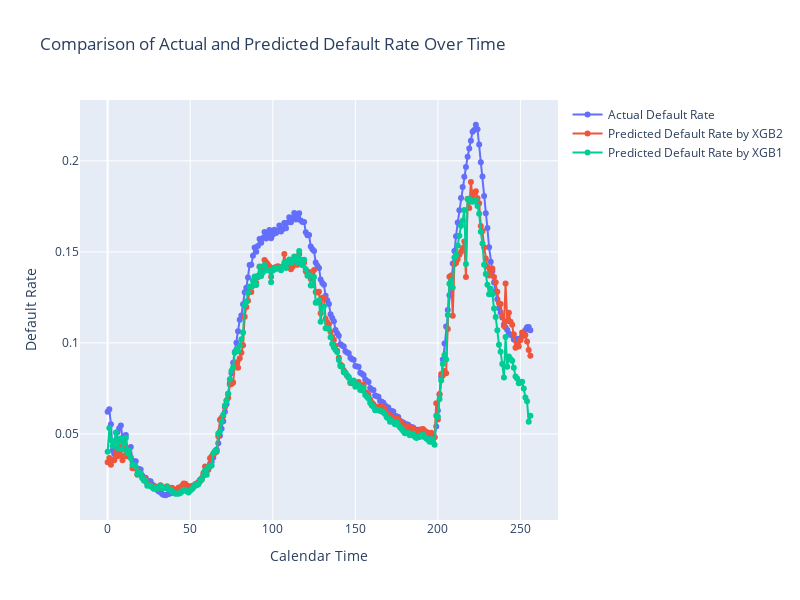

This figure's notebook cell:
### Code cell
# Create traces
trace_actual = go.Scatter(
    x=actual_by_cal.index,
    y=actual_by_cal.values,
    mode='lines+markers',
    name='Actual Default Rate'
)

#trace_pred_lr = go.Scatter(x=prob_by_horizon_3.index,y=prob_by_horizon_3.values,mode='lines+markers',name='Predicted Default Rate by Logistic Regression')

trace_pred_xgb2 = go.Scatter(
    x=prob_by_xgb2_cal.index,
    y=prob_by_xgb2_cal.values,
    mode='lines+markers',
    name='Predicted Default Rate by XGB2'
)

trace_pred_xgb1 = go.Scatter(
    x=prob_by_xgb1_cal.index,
    y=prob_by_xgb1_cal.values,
    mode='lines+markers',
    name='Predicted Default Rate by XGB1'
)



# Create layout
layout = go.Layout(
    title='Comparison of Actual and Predicted Default Rate Over Time ',
    xaxis=dict(title='Calendar Time'),
    yaxis=dict(title='Default Rate'),
    hovermode='closest',
    width=800,  # Set the width of the plot
    height=600   # Set the height of the plot
)

# Create figure
fig = go.Figure(data=[trace_actual, trace_pred_xgb2, trace_pred_xgb1], layout=layout)

# Show plot
fig.show()

### Figure 1 — Plotly figure (JSON) as saved in the notebook; plotly's stock layout.template omitted (floating-point values rounded to 4 significant figures; data arrays with more than 128 entries replaced by an {"elided": "..."} marker saying what was removed)
{"data": [{"mode": "lines+markers", "name": "Actual Default Rate", "type": "scatter", "x": {"elided": "257 int values"}, "y": {"elided": "257 float values"}}, {"mode": "lines+markers", "name": "Predicted Default Rate by XGB2", "type": "scatter", "x": {"elided": "257 int values"}, "y": {"elided": "257 float values"}}, {"mode": "lines+markers", "name": "Predicted Default Rate by XGB1", "type": "scatter", "x": {"elided": "257 int values"}, "y": {"elided": "257 float values"}}], "layout": {"height": 600, "hovermode": "closest", "title": {"text": "Comparison of Actual and Predicted Default Rate Over Time "}, "width": 800, "xaxis": {"autorange": true, "range": [-16.83, 272.8], "title": {"text": "Calendar Time"}, "type": "linear"}, "yaxis": {"autorange": true, "range": [0.002727, 0.2334], "title": {"text": "Default Rate"}, "type": "linear"}}}
